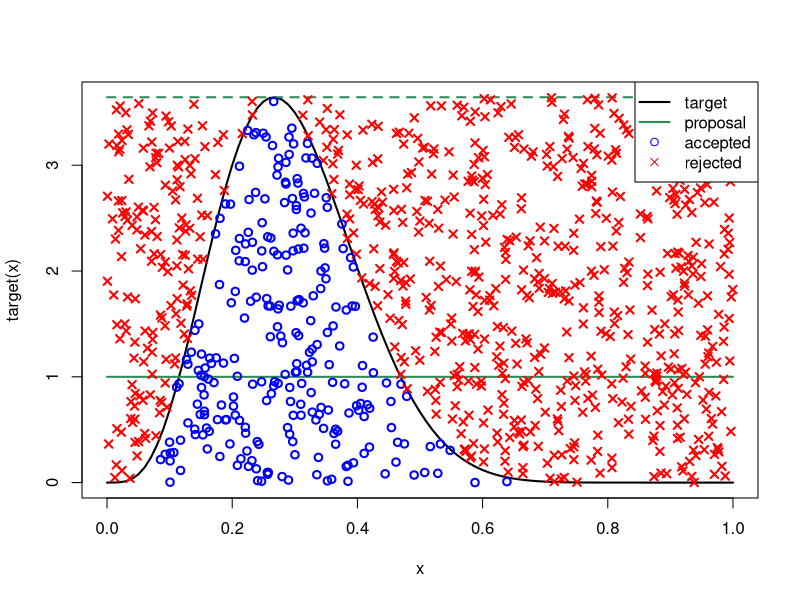

R code for this plot:
## ---- chunk 1
a = 5
b = 12
target = function(x) dbeta(x,a,b)
proposal = dunif
## ---- chunk 2
mode = (a-1)/(a+b-2)
M = target(mode)
1/M
## ---- chunk 3
n = 1000
points = runif(n)
uniforms = runif(n)
accept = uniforms < (target(points)/(M*proposal(points)))
## ---- chunk 4
curve(target, lwd=2)
curve(proposal, add=TRUE, col="seagreen", lwd=2)
curve(M*proposal(x), add=TRUE, col="seagreen", lty=2, lwd=2)
points(points, M*uniforms, pch=ifelse(accept,1,4), col=ifelse(accept,"blue","red"), lwd=2)
legend("topright", c("target","proposal","accepted","rejected"), 
       lwd=c(2,2,NA,NA), col=c("black","seagreen","blue","red"),
       pch=c(NA,NA,1,4), bg="white") 
## ---- chunk 5
sum(accept)/n
